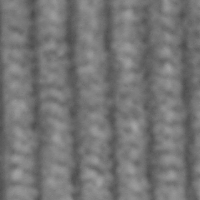
#> input picture LAB3/images/corduroy/42-scale_1_im_1_grey.png, 200 x 200 px; its folder holds only this picture in this run
$ python main.py
#> lines starting #> are read from the running program, lines starting #| are printed output that depends on the picture
"""
Laboratório 03 - Granulometria Morfológica
PPGCC - Visão Computacional. Prof. Prof. Dr. Fábio Cappabianco
Aluno: Felipe Faustino Brito

Calcula assinaturas granulométricas de imagens em tons de cinza usando
operações morfológicas (erosão/dilatação) em múltiplas escalas, compara
as classes e gera relatório visual completo.

Estrutura esperada do diretório de imagens:
    images/
        classe1/  (10-20 imagens .jpg/.png/.bmp)
        classe2/
        classe3/

Uso:
    python main.py
    python main.py --images_dir meu_folder --output_dir resultados
"""

import os
import sys
import argparse
import warnings
import numpy as np
import matplotlib

matplotlib.use("Agg")
import matplotlib.pyplot as plt
import matplotlib.gridspec as gridspec
from pathlib import Path
from scipy import ndimage
from skimage import io, color, transform, morphology
from skimage.morphology import disk
from sklearn.decomposition import PCA
from sklearn.preprocessing import StandardScaler

warnings.filterwarnings("ignore")

# ──────────────────────────────────────────────────────────────────────────────
# PARÂMETROS GLOBAIS
# ──────────────────────────────────────────────────────────────────────────────
IMG_SIZE = (128, 128)  # tamanho de redimensionamento
SCALES = list(range(1, 21))  # raios dos elementos estruturantes (1..20)
SE_SHAPE = "disk"  # "disk" ou "square"
GRANULO_OP = "opening"  # "opening" (padrão) ou "closing"
N_COLS_GRID = 5  # colunas na grade de exemplos

COLORS = ["#E63946", "#457B9D", "#2A9D8F", "#E9C46A", "#F4A261"]


# ──────────────────────────────────────────────────────────────────────────────
# FUNÇÕES AUXILIARES
# ──────────────────────────────────────────────────────────────────────────────


def load_image_gray(path: Path, size=IMG_SIZE) -> np.ndarray | None:
    """Carrega imagem, converte para cinza e redimensiona."""
    try:
        img = io.imread(str(path))
        if img.ndim == 3:
            img = color.rgb2gray(img)  # [0,1]
        elif img.dtype == np.uint8:
            img = img.astype(np.float64) / 255.0
        else:
            img = img.astype(np.float64)
            if img.max() > 1.0:
                img /= img.max()
        img = transform.resize(img, size, anti_aliasing=True)
        return img.astype(np.float32)
    except Exception as e:
        print(f"  [AVISO] Não foi possível carregar {path.name}: {e}")
        return None


def make_se(radius: int, shape: str = SE_SHAPE) -> np.ndarray:
    """Cria elemento estruturante."""
    if shape == "disk":
        return disk(radius).astype(bool)
    else:  # square
        s = 2 * radius + 1
        return np.ones((s, s), dtype=bool)


def granulometric_signature(
    img: np.ndarray, scales=SCALES, operation=GRANULO_OP
) -> np.ndarray:
    original_mass = float(img.sum())
    if original_mass == 0:
        return np.zeros(len(scales), dtype=np.float32)

    sig = np.zeros(len(scales), dtype=np.float32)
    prev_mass = original_mass

    for i, r in enumerate(scales):
        se = make_se(r)

        if operation == "opening":
            filtered = morphology.opening(img, se)
            curr_mass = float(filtered.sum())
            sig[i] = (prev_mass - curr_mass) / original_mass
            prev_mass = curr_mass

        elif operation == "closing":
            filtered = morphology.closing(img, se)
            curr_mass = float(filtered.sum())
            sig[i] = (curr_mass - prev_mass) / original_mass  # closing aumenta a massa
            prev_mass = curr_mass

        elif operation == "gradient":
            dilated = morphology.dilation(img, se)
            eroded = morphology.erosion(img, se)
            gradient = dilated - eroded
            curr_mass = float(gradient.sum())
            sig[i] = curr_mass / original_mass  # massa do gradiente normalizada
            # sem diferença acumulada: cada escala é independente

    return sig


def load_class(class_dir: Path, verbose=True):
    """Carrega todas as imagens de uma classe."""
    exts = {".jpg", ".jpeg", ".png", ".bmp", ".tif", ".tiff", ".pgm"}
    files = sorted([p for p in class_dir.iterdir() if p.suffix.lower() in exts])
    images, names = [], []
    for f in files:
        img = load_image_gray(f)
        if img is not None:
            images.append(img)
            names.append(f.name)
    if verbose:
        print(f"  Classe '{class_dir.name}': {len(images)} imagens carregadas")
    return images, names


# ──────────────────────────────────────────────────────────────────────────────
# VISUALIZAÇÕES
# ──────────────────────────────────────────────────────────────────────────────


def plot_example_images(classes_data: dict, output_dir: Path, n_cols=N_COLS_GRID):
    """Grade de exemplos de imagens por classe."""
    class_names = list(classes_data.keys())
    n_classes = len(class_names)
    fig, axes = plt.subplots(n_classes, n_cols, figsize=(n_cols * 2.2, n_classes * 2.4))
    fig.suptitle(
        "Exemplos de Imagens por Classe", fontsize=14, fontweight="bold", y=1.01
    )

    for ci, cname in enumerate(class_names):
        imgs = classes_data[cname]["images"][:n_cols]
        for j in range(n_cols):
            ax = axes[ci, j] if n_classes > 1 else axes[j]
            if j < len(imgs):
                ax.imshow(imgs[j], cmap="gray", vmin=0, vmax=1)
            else:
                ax.axis("off")
                continue
            ax.set_xticks([])
            ax.set_yticks([])
            if j == 0:
                ax.set_ylabel(
                    cname, fontsize=10, fontweight="bold", rotation=90, labelpad=6
                )
    plt.tight_layout()
    out = output_dir / "01_exemplos_imagens.png"
    plt.savefig(out, dpi=120, bbox_inches="tight")
    plt.close()
    print(f"  Salvo: {out.name}")


def plot_individual_signatures(classes_data: dict, output_dir: Path):
    """Assinaturas individuais de cada imagem, coloridas por classe."""
    n_classes = len(classes_data)
    fig, axes = plt.subplots(1, n_classes, figsize=(6 * n_classes, 4.5), sharey=True)
    if n_classes == 1:
        axes = [axes]

    for ci, (cname, data) in enumerate(classes_data.items()):
        ax = axes[ci]
        color = COLORS[ci % len(COLORS)]
        sigs = data["signatures"]
        for sig in sigs:
            ax.plot(SCALES, sig, color=color, alpha=0.4, linewidth=0.9)
        mean_sig = np.mean(sigs, axis=0)
        ax.plot(SCALES, mean_sig, color="black", linewidth=2.2, label="Média", zorder=5)
        ax.set_title(cname, fontsize=12, fontweight="bold")
        ax.set_xlabel("Escala (raio SE)", fontsize=10)
        ax.set_ylabel("Diferença Granulométrica Normalizada", fontsize=9)
        ax.legend(fontsize=9)
        ax.grid(alpha=0.3)
        ax.set_xlim(SCALES[0], SCALES[-1])

    fig.suptitle(
        "Assinaturas Granulométricas Individuais por Classe",
        fontsize=13,
        fontweight="bold",
    )
    plt.tight_layout()
    out = output_dir / "02_assinaturas_individuais.png"
    plt.savefig(out, dpi=120, bbox_inches="tight")
    plt.close()
    print(f"  Salvo: {out.name}")


def plot_mean_signatures(classes_data: dict, output_dir: Path):
    """Assinaturas médias de todas as classes sobrepostas + desvio padrão."""
    fig, (ax1, ax2) = plt.subplots(1, 2, figsize=(13, 5))

    # ── Gráfico de linha com banda de std
    for ci, (cname, data) in enumerate(classes_data.items()):
        color = COLORS[ci % len(COLORS)]
        sigs = np.array(data["signatures"])
        mean = sigs.mean(axis=0)
        std = sigs.std(axis=0)
        ax1.plot(SCALES, mean, color=color, linewidth=2.2, label=cname)
        ax1.fill_between(SCALES, mean - std, mean + std, color=color, alpha=0.15)

    ax1.set_title("Assinatura Média por Classe (± 1σ)", fontsize=12, fontweight="bold")
    ax1.set_xlabel("Escala (raio SE)", fontsize=10)
    ax1.set_ylabel("Diferença Granulométrica Normalizada", fontsize=9)
    ax1.legend(fontsize=10)
    ax1.grid(alpha=0.3)
    ax1.set_xlim(SCALES[0], SCALES[-1])

    # ── Assinatura cumulativa (granulometria acumulada)
    for ci, (cname, data) in enumerate(classes_data.items()):
        color = COLORS[ci % len(COLORS)]
        sigs = np.array(data["signatures"])
        cumul = np.cumsum(sigs, axis=1)
        mean_c = cumul.mean(axis=0)
        ax2.plot(SCALES, mean_c, color=color, linewidth=2.2, label=cname)

    ax2.set_title(
        "Assinatura Granulométrica Cumulativa Média", fontsize=12, fontweight="bold"
    )
    ax2.set_xlabel("Escala (raio SE)", fontsize=10)
    ax2.set_ylabel("Soma Acumulada", fontsize=9)
    ax2.legend(fontsize=10)
    ax2.grid(alpha=0.3)
    ax2.set_xlim(SCALES[0], SCALES[-1])

    plt.tight_layout()
    out = output_dir / "03_assinaturas_medias.png"
    plt.savefig(out, dpi=120, bbox_inches="tight")
    plt.close()
    print(f"  Salvo: {out.name}")


def plot_pca(classes_data: dict, output_dir: Path):
    """Redução PCA 2D das assinaturas para visualizar separabilidade."""
    all_sigs, all_labels = [], []
    for cname, data in classes_data.items():
        for sig in data["signatures"]:
            all_sigs.append(sig)
            all_labels.append(cname)

    X = np.array(all_sigs)
    scaler = StandardScaler()
    X_sc = scaler.fit_transform(X)
    pca = PCA(n_components=2)
    X_pca = pca.fit_transform(X_sc)

    fig, ax = plt.subplots(figsize=(7, 5.5))
    for ci, cname in enumerate(classes_data.keys()):
        idx = [i for i, l in enumerate(all_labels) if l == cname]
        ax.scatter(
            X_pca[idx, 0],
            X_pca[idx, 1],
            color=COLORS[ci % len(COLORS)],
            label=cname,
            s=70,
            edgecolors="white",
            linewidths=0.5,
        )

    var = pca.explained_variance_ratio_ * 100
    ax.set_xlabel(f"PC1 ({var[0]:.1f}%)", fontsize=10)
    ax.set_ylabel(f"PC2 ({var[1]:.1f}%)", fontsize=10)
    ax.set_title("PCA das Assinaturas Granulométricas", fontsize=12, fontweight="bold")
    ax.legend(fontsize=10)
    ax.grid(alpha=0.3)
    plt.tight_layout()
    out = output_dir / "04_pca.png"
    plt.savefig(out, dpi=120, bbox_inches="tight")
    plt.close()
    print(f"  Salvo: {out.name}")
    return X_pca, all_labels, var


def plot_distance_matrix(classes_data: dict, output_dir: Path):
    """Matriz de distâncias euclidianas entre assinaturas médias."""
    cnames = list(classes_data.keys())
    means = [np.mean(classes_data[c]["signatures"], axis=0) for c in cnames]
    n = len(cnames)
    D = np.zeros((n, n))
    for i in range(n):
        for j in range(n):
            D[i, j] = np.linalg.norm(means[i] - means[j])

    fig, ax = plt.subplots(figsize=(5, 4))
    im = ax.imshow(D, cmap="YlOrRd_r", vmin=0)
    plt.colorbar(im, ax=ax, label="Distância Euclidiana")
    ax.set_xticks(range(n))
    ax.set_xticklabels(cnames, rotation=30, ha="right")
    ax.set_yticks(range(n))
    ax.set_yticklabels(cnames)
    for i in range(n):
        for j in range(n):
            ax.text(
                j,
                i,
                f"{D[i,j]:.4f}",
                ha="center",
                va="center",
                fontsize=9,
                color="black" if D[i, j] > D.max() * 0.4 else "white",
            )
    ax.set_title(
        "Distância Euclidiana entre Médias das Classes", fontsize=11, fontweight="bold"
    )
    plt.tight_layout()
    out = output_dir / "05_matriz_distancias.png"
    plt.savefig(out, dpi=120, bbox_inches="tight")
    plt.close()
    print(f"  Salvo: {out.name}")
    return D, cnames


def plot_morphological_sequence(classes_data: dict, output_dir: Path):
    """
    Para a primeira imagem de cada classe, mostra a imagem original +
    aberturas em escalas selecionadas.
    """
    sample_scales = [1, 3, 7, 12, 20]
    n_cls = len(classes_data)
    n_cols = 1 + len(sample_scales)

    fig, axes = plt.subplots(n_cls, n_cols, figsize=(n_cols * 2.2, n_cls * 2.4))
    if n_cls == 1:
        axes = [axes]

    col_titles = ["Original"] + [f"r={r}" for r in sample_scales]
    for j, t in enumerate(col_titles):
        axes[0][j].set_title(t, fontsize=10, fontweight="bold")

    for ci, (cname, data) in enumerate(classes_data.items()):
        img = data["images"][0]
        row_imgs = [img]
        for r in sample_scales:
            se = make_se(r)
            row_imgs.append(morphology.opening(img, se))

        for j, im in enumerate(row_imgs):
            axes[ci][j].imshow(im, cmap="gray", vmin=0, vmax=1)
            axes[ci][j].set_xticks([])
            axes[ci][j].set_yticks([])
            if j == 0:
                axes[ci][j].set_ylabel(cname, fontsize=10, fontweight="bold")

    fig.suptitle(
        "Efeito da Abertura Morfológica em Diferentes Escalas",
        fontsize=12,
        fontweight="bold",
    )
    plt.tight_layout()
    out = output_dir / "06_sequencia_morfologica.png"
    plt.savefig(out, dpi=120, bbox_inches="tight")
    plt.close()
    print(f"  Salvo: {out.name}")


def plot_boxplot(classes_data: dict, output_dir: Path):
    """Box-plots das assinaturas em escalas selecionadas."""
    sample_scales_idx = [0, 2, 4, 9, 14, 19]  # índices de SCALES
    sample_labels = [f"r={SCALES[i]}" for i in sample_scales_idx]

    n_scales = len(sample_scales_idx)
    fig, axes = plt.subplots(1, n_scales, figsize=(3.5 * n_scales, 4.5), sharey=False)

    for si, (sidx, slabel) in enumerate(zip(sample_scales_idx, sample_labels)):
        ax = axes[si]
        data_per_class = []
        cnames = []
        for ci, (cname, data) in enumerate(classes_data.items()):
            vals = [sig[sidx] for sig in data["signatures"]]
            data_per_class.append(vals)
            cnames.append(cname)

        bp = ax.boxplot(
            data_per_class,
            patch_artist=True,
            notch=False,
            medianprops=dict(color="black", linewidth=1.8),
        )
        for patch, color in zip(bp["boxes"], COLORS):
            patch.set_facecolor(color)
            patch.set_alpha(0.7)

        ax.set_xticks(range(1, len(cnames) + 1))
        ax.set_xticklabels(cnames, rotation=30, ha="right", fontsize=9)
        ax.set_title(slabel, fontsize=10, fontweight="bold")
        ax.grid(axis="y", alpha=0.3)
        if si == 0:
            ax.set_ylabel("Diferença Granulométrica", fontsize=9)

    fig.suptitle(
        "Distribuição das Assinaturas por Escala Selecionada",
        fontsize=12,
        fontweight="bold",
    )
    plt.tight_layout()
    out = output_dir / "07_boxplots.png"
    plt.savefig(out, dpi=120, bbox_inches="tight")
    plt.close()
    print(f"  Salvo: {out.name}")


# ──────────────────────────────────────────────────────────────────────────────
# RELATÓRIO TEXTUAL
# ──────────────────────────────────────────────────────────────────────────────


def print_stats(classes_data: dict, dist_matrix, cnames):
    print("\n" + "═" * 60)
    print("  ESTATÍSTICAS DAS ASSINATURAS GRANULOMÉTRICAS")
    print("═" * 60)
    for cname, data in classes_data.items():
        sigs = np.array(data["signatures"])
        print(f"\n  Classe: {cname}")
        print(f"    Imagens     : {len(data['images'])}")
        print(f"    Média (µ)   : {sigs.mean():.5f}")
        print(f"    Desvio (σ)  : {sigs.std():.5f}")
        print(f"    Min / Max   : {sigs.min():.5f} / {sigs.max():.5f}")
        # escala de maior resposta
        peak_scale = SCALES[sigs.mean(axis=0).argmax()]
        print(f"    Pico médio  : escala r={peak_scale}")

    print("\n  Distâncias Euclidianas entre Médias:")
    n = len(cnames)
    for i in range(n):
        for j in range(i + 1, n):
            print(f"    {cnames[i]} ↔ {cnames[j]}: {dist_matrix[i, j]:.5f}")

    if n >= 2:
        flat = []
        pairs = []
        for i in range(n):
            for j in range(i + 1, n):
                flat.append(dist_matrix[i, j])
                pairs.append((cnames[i], cnames[j]))
        best_pair = pairs[int(np.argmax(flat))]
        worst_pair = pairs[int(np.argmin(flat))]
        print(f"\n  Par mais separável : {best_pair[0]} ↔ {best_pair[1]}")
        print(f"  Par mais similar   : {worst_pair[0]} ↔ {worst_pair[1]}")
    print("═" * 60 + "\n")


# ──────────────────────────────────────────────────────────────────────────────
# MAIN
# ──────────────────────────────────────────────────────────────────────────────


def main():
    parser = argparse.ArgumentParser(description="Granulometria Morfológica - Lab 03")
    parser.add_argument(
        "--images_dir", default="images", help="Diretório raiz com subpastas de classes"
    )
    parser.add_argument(
        "--output_dir",
        default="resultados_granulometria",
        help="Diretório de saída para figuras",
    )
    parser.add_argument(
        "--operation",
        default=GRANULO_OP,
        choices=["opening", "closing", "gradient"],
        help="Operação morfológica base",
    )
    parser.add_argument(
        "--se_shape",
        default=SE_SHAPE,
        choices=["disk", "square"],
        help="Forma do elemento estruturante",
    )
    args = parser.parse_args()

    images_dir = Path(args.images_dir)
    output_dir = Path(args.output_dir)
    output_dir.mkdir(parents=True, exist_ok=True)

    print(f"\n{'═'*60}")
    print(f"  Laboratório 03 – Granulometria Morfológica")
    print(f"  Operação: {args.operation} | SE: {args.se_shape}")
    print(f"  Escalas : r = {SCALES[0]} … {SCALES[-1]}")
    print(f"  Imagens : {images_dir}")
    print(f"  Saída   : {output_dir}")
    print(f"{'═'*60}\n")

    # ── 1. Descobrir classes
    class_dirs = sorted([d for d in images_dir.iterdir() if d.is_dir()])
    if len(class_dirs) < 2:
        sys.exit(
            f"[ERRO] Encontradas {len(class_dirs)} subpastas em '{images_dir}'. "
            f"São necessárias pelo menos 2."
        )
    print(f"Classes encontradas ({len(class_dirs)}): {[d.name for d in class_dirs]}\n")

    # ── 2. Carregar imagens e calcular assinaturas
    classes_data = {}
    for cd in class_dirs:
        print(f"Processando classe: {cd.name}")
        images, names = load_class(cd)
#> in load_image_gray, img is the input picture: shape (200, 200); min 74, max 164, mean 116.8
#|   Classe 'corduroy': 1 imagens carregadas
#> images = 1 item; names = ['42-scale_1_im_1_grey.png']
        if len(images) == 0:
            print(f"  [AVISO] Nenhuma imagem válida em {cd.name}, pulando.")
            continue

        sigs = []
        for k, img in enumerate(images):
            sig = granulometric_signature(img, scales=SCALES, operation=args.operation)
            sigs.append(sig)
            if (k + 1) % 5 == 0 or (k + 1) == len(images):
                print(f"  [{k+1}/{len(images)}] assinaturas calculadas...", end="\r")
#> this loop made 1 pass
#> original_mass in granulometric_signature on pass 1: 7504.1
#> (printed output is left out)
#> after the loop, sigs = 1 item
        print()

        classes_data[cd.name] = {
            "images": images,
            "names": names,
            "signatures": sigs,
        }

    if len(classes_data) < 2:
        sys.exit(
            "[ERRO] Menos de 2 classes com imagens válidas. Verifique o diretório."
        )

    # ── 3. Gerar figuras
    print("\nGerando figuras...")
    plot_example_images(classes_data, output_dir)
#> in plot_example_images, `class_names = list(classes_data.keys())`: class_names = ['corduroy', 'cracker']
#> in plot_example_images, `n_classes = len(class_names)`: n_classes = 2
#> the loop in plot_example_images, `for ci, cname in enumerate(class_names):` made 2 passes
#> (ci, cname) on passes 1 to 2: (0, 'corduroy'), (1, 'cracker')
#> in plot_example_images, `plt.savefig(out, dpi=120, bbox_inches="tight")`:
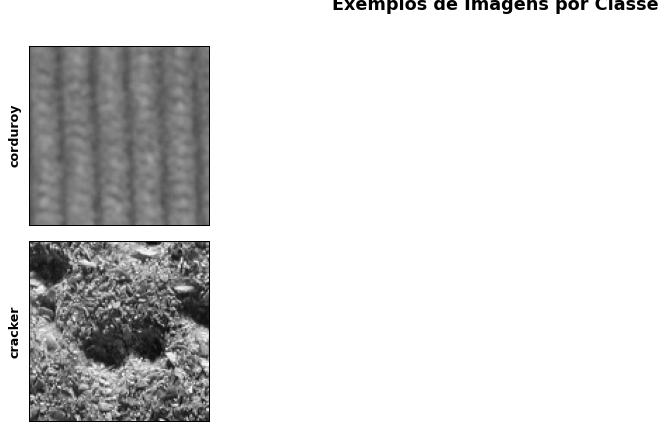
#> figure drawn by matplotlib, 2 panels
    plot_individual_signatures(classes_data, output_dir)
#> the loop in plot_individual_signatures, `for ci, (cname, data) in enumerate(classes_data.items()):` made 2 passes
#> (ci, cname, color) on passes 1 to 2: (0, 'corduroy', '#E63946'), (1, 'cracker', '#457B9D')
#> in plot_individual_signatures, `plt.savefig(out, dpi=120, bbox_inches="tight")`:
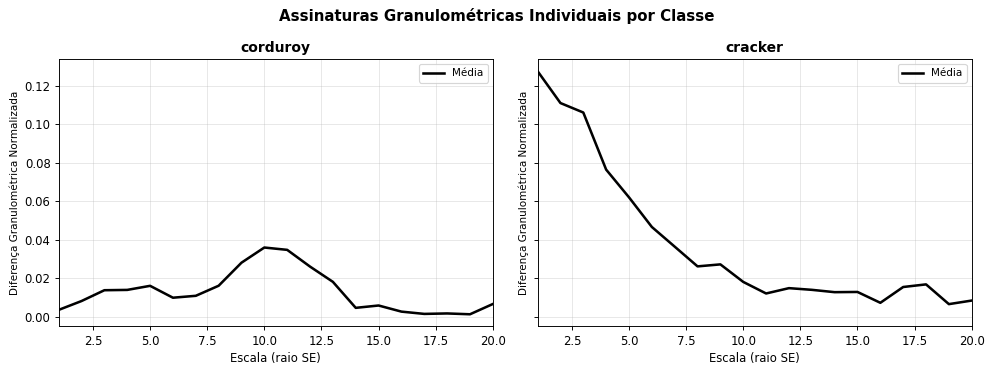
#> figure drawn by matplotlib, 2 panels; panel 1: curve peaks at x = 10, y = 0.036; panel 1: curve peaks at x = 10, y = 0.036
    plot_mean_signatures(classes_data, output_dir)
#> the loop in plot_mean_signatures, `for ci, (cname, data) in enumerate(classes_data.items()):` made 2 passes
#> in plot_mean_signatures, `plt.savefig(out, dpi=120, bbox_inches="tight")`:
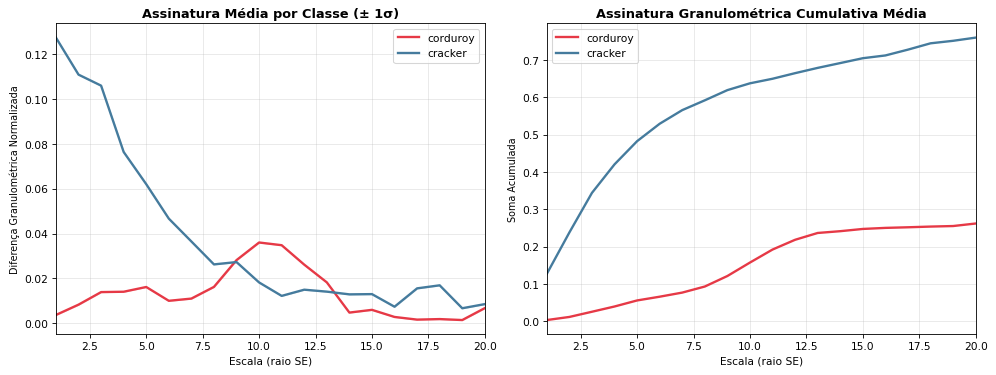
#> figure drawn by matplotlib, 2 panels; panel 1: curve peaks at x = 10, y = 0.036; panel 1: curve peaks at x = 1, y = 0.127; panel 2: curve peaks at x = 20, y = 0.262; panel 2: curve peaks at x = 20, y = 0.76
    plot_pca(classes_data, output_dir)
#> the loop in plot_pca, `for cname, data in classes_data.items():` made 2 passes
#> after the loop in plot_pca, `for cname, data in classes_data.items():`: all_labels = ['corduroy', 'cracker']; all_sigs = 2 items
#> in plot_pca, `X_pca = pca.fit_transform(X_sc)`: X_pca = [[-4.47, 2.38e-07], [4.47, 2.38e-07]]
#> the loop in plot_pca, `for ci, cname in enumerate(classes_data.keys()):` made 2 passes
#> (ci, cname, idx) on passes 1 to 2: (0, 'corduroy', [0]), (1, 'cracker', [1])
#> in plot_pca, `plt.savefig(out, dpi=120, bbox_inches="tight")`:
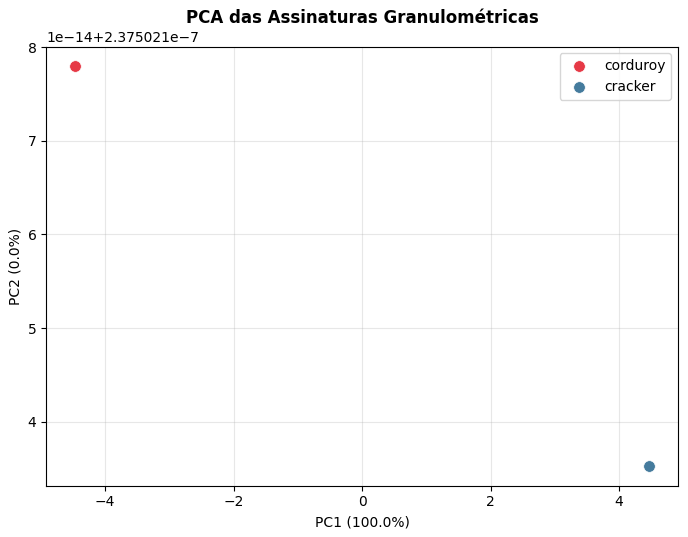
#> figure drawn by matplotlib, 1 panel
    dist_matrix, cnames = plot_distance_matrix(classes_data, output_dir)
#> in plot_distance_matrix, `cnames = list(classes_data.keys())`: cnames = ['corduroy', 'cracker']
#> in plot_distance_matrix, `means = [np.mean(classes_data[c]["signatures"], axis=0) for c in cnames]`: means = 2 items
#> in plot_distance_matrix, `n = len(cnames)`: n = 2
#> after the loop in plot_distance_matrix, `for i in range(n):`: D = [[0, 0.21], [0.21, 0]]
#> in plot_distance_matrix, `plt.savefig(out, dpi=120, bbox_inches="tight")`:
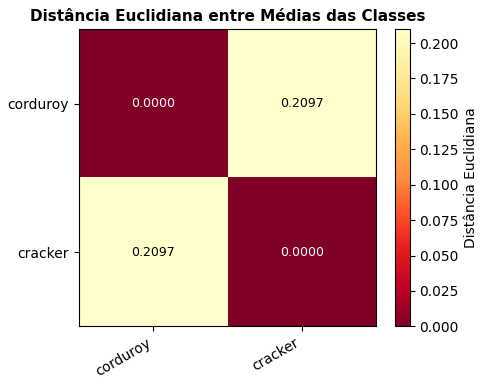
#> figure drawn by matplotlib, 2 panels
#> dist_matrix = [[0, 0.21], [0.21, 0]]; cnames = ['corduroy', 'cracker']
    plot_morphological_sequence(classes_data, output_dir)
#> in plot_morphological_sequence, `n_cls = len(classes_data)`: n_cls = 2
#> (the rest of the program and of its run is left out)
